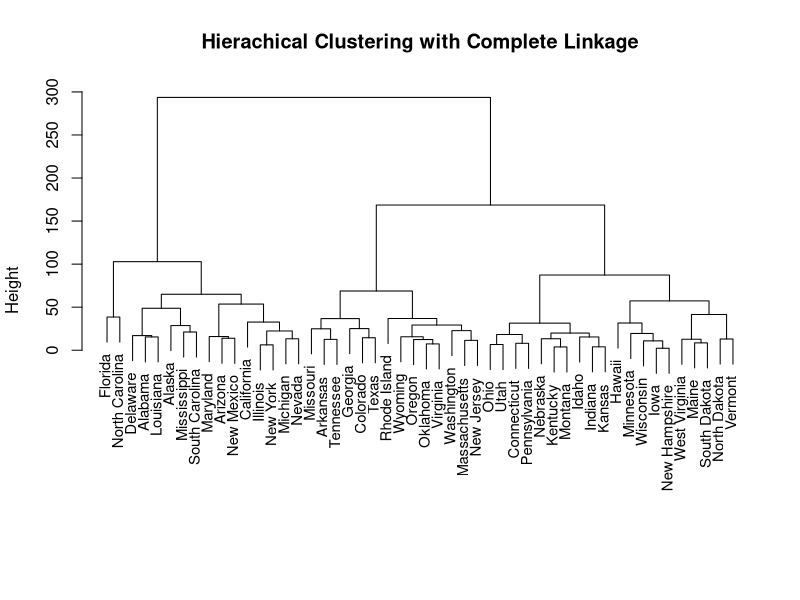
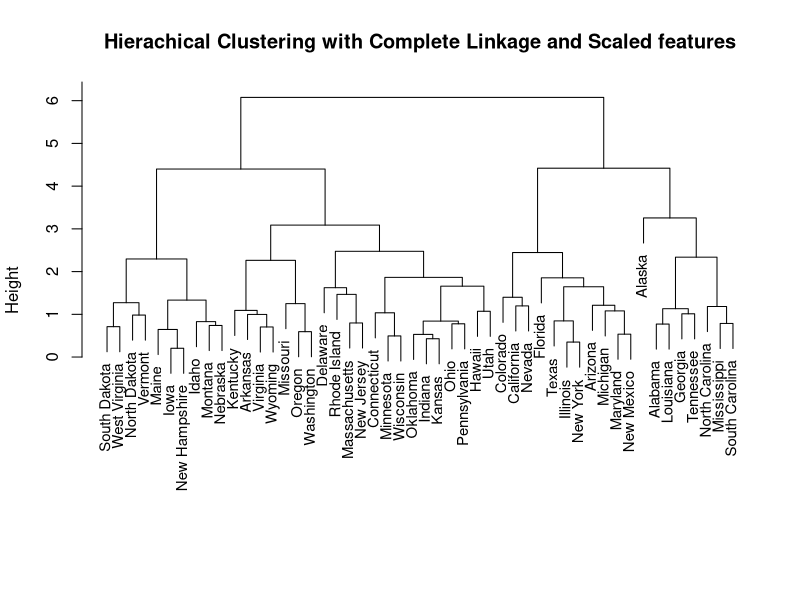

Write the R code that produced these figures, in order.
## ---- chunk 1
knitr::opts_chunk$set(echo = TRUE)
## ---- chunk 2
pr.out <- prcomp(USArrests, scale = TRUE)
pr.var <- pr.out$sdev^2
pve <- pr.var/sum(pr.var)
pve
## ---- chunk 3
pr.loadings <- pr.out$rotation
USArrests.scale <- scale(USArrests)
sum.var <- sum(apply(as.matrix(USArrests.scale)^2, 2, sum))
pr.var <- apply((as.matrix(USArrests.scale) %*% pr.loadings)^2, 2, sum)
pve <- pr.var/sum.var
pve
## ---- chunk 4
set.seed(1)
hc.complete <- hclust(dist(USArrests), method="complete")
plot(hc.complete, main="Hierachical Clustering with Complete Linkage", xlab="", sub ="", cex =.9)
## ---- chunk 5
clusters.complete <- cutree(hc.complete, 3)
clusters.complete
## ---- chunk 6
USArrests.scale <- scale(USArrests)
hc.complete.scale <- hclust(dist(USArrests.scale), method ="complete")
plot(hc.complete.scale, main="Hierachical Clustering with Complete Linkage and Scaled features", xlab="", sub ="", cex =.9)
## ---- chunk 7
clusters.complete.scale <- cutree(hc.complete.scale, 3)
clusters.complete.scale
## ---- chunk 8
table(clusters.complete, clusters.complete.scale)
## ---- chunk 9
summary(USArrests)
